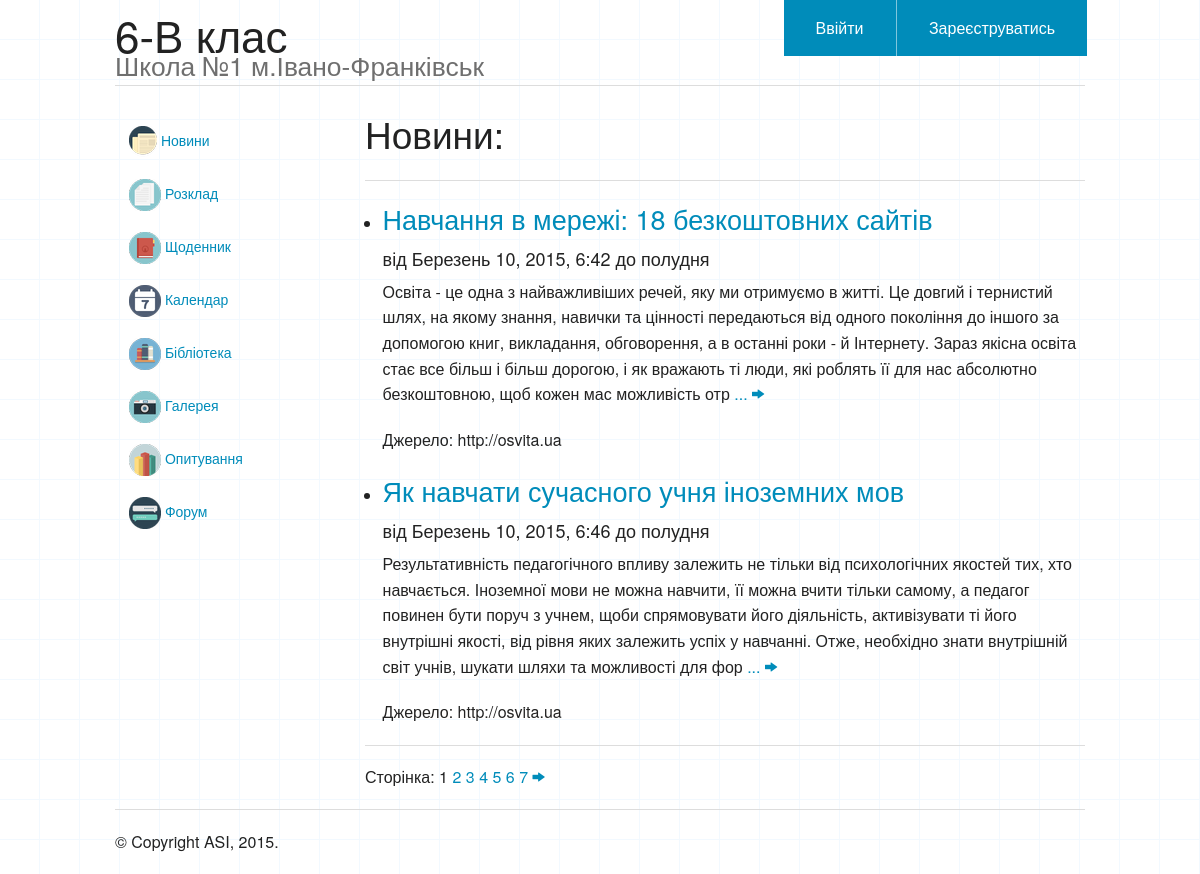
The app's page /articles/ with its own data.
### articles/models.py (models this page shows, shortened)
class Articles(models.Model):
    title = models.CharField(max_length=150)
    body = models.TextField()
    timestamp = models.DateTimeField()
    source = models.URLField(blank=True)
    status = models.BooleanField()
    category = models.ForeignKey(Categories)

### articles/views.py (the view)
# urls.py: url(r'^page/(?P<page>\d+)/$', views.articles),
def articles(request, page=1):
    pages = Paginator(Articles.objects.all(), 2)
    context = {'articles': pages.page(page)}
    return render(request, 'articles/articles.html', context)

### articles/templates/articles/articles.html (shortened to what this page needs)
{% extends "base/base.html" %}
{% block content %}
{% if articles %}
	<h2>Новини:</h2>
	<hr>
	<ul>
	{% for article in articles %}
	    <li>
	    	<h3><a href="/articles/{{ article.id }}/"> {{ article.title }} </a></h3>
	    	<h5> від {{ article.timestamp}} </h5>
	    	<p> {{ article.body|slice:":400" }}<a href="/articles/{{ article.id }}/"> ... <i class="fi-arrow-right size-16"></i></a> </p>
	    	<p> Джерело: {{article.source }} </p>
	    </li>
	{% endfor %}
	</ul>
	<hr>
	Сторінка:
	{% for page in articles.paginator.page_range %}
		{% if page == articles.number %}
			{{page}}
		{% else %}
			<a href="/articles/page/{{page}}/">{{page}}</a>
		{% endif %}
	{% endfor %}
	{% if articles.has_next %}
		<a href="/articles/page/{{articles.next_page_number}}/"><i class="fi-arrow-right size-16"></i></a>
	{% endif %}
{% endif %}
{% endblock %}

### base/static/base/css/main.css (style rules this page uses)
body { background: url(../images/bg2.gif) repeat; }
.size-16 { font-size: 16px; }

### records on screen
Articles: title "Навчання в мережі: 18 безкоштовних сайтів", timestamp "Березень 10, 2015, 6:42 до полудня", body "Освіта - це одна з найважливіших речей, яку ми отримуємо в житті. Це довгий і тернистий шлях, на якому знання, навички та цінності передаються від одного покоління до іншого за допомогою книг, викладання, обговорення, а в останні роки - й Інтернету. Зараз якісна освіта стає все більш і більш дорогою, і як вражають ті люди, які роблять її для нас абсолютно безкоштовною, щоб кожен мас можливість отр", source "http://osvita.ua"
Articles: title "Як навчати сучасного учня іноземних мов", timestamp "Березень 10, 2015, 6:46 до полудня", body "Результативність педагогічного впливу залежить не тільки від психологічних якостей тих, хто навчається. Іноземної мови не можна навчити, її можна вчити тільки самому, а педагог повинен бути поруч з учнем, щоби спрямовувати його діяльність, активізувати ті його внутрішні якості, від рівня яких залежить успіх у навчанні. Отже, необхідно знати внутрішній світ учнів, шукати шляхи та можливості для фор", source "http://osvita.ua"

### other values on screen
{{ page }} "1"
{{ page }} "2" "3" "4" "5" "6" "7"
